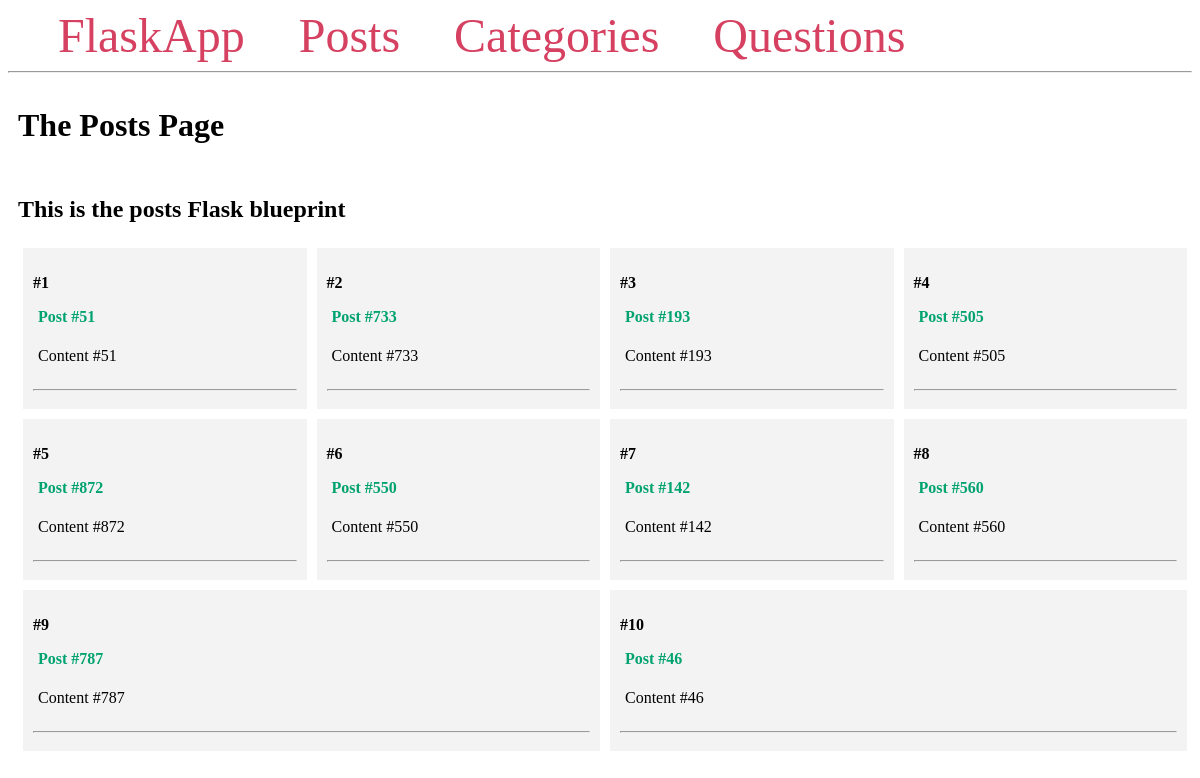
/posts/, run on the app's committed database.
### app/models/post.py (models this page shows, shortened)
class Post(db.Model):
    id = db.Column(db.Integer, primary_key=True)
    title = db.Column(db.String(150))
    content = db.Column(db.Text)

### app/posts/routes.py (the view)
@bp.route('/')
def index():
    posts = Post.query.all()
    return render_template('posts/index.html', posts=posts)

### app/templates/posts/index.html
{% extends 'base.html' %}
{% block content %}
    <span class="title"><h1>{% block title %} The Posts Page {% endblock %}</h1></span>
    <div class="content">
        <h2>This is the posts Flask blueprint</h2>
        {% for post in posts %}
            <div class="post">
                <p><b>#{{ post.id }}</b></p>
                <p class="title">
                    <b>
                        <a href="#">
                            {{ post.title }}
                        </a>
                    </b>
                </p>
                <div class="content">
                    <p>{{ post.content }}</p>
                </div>
                <hr>
            </div>
        {% endfor %}
    </div>
{% endblock %}

### app/templates/base.html (shortened to what this page needs)
<!DOCTYPE html>
<html lang="en">
<head>
</head>
<body>
    <nav>
        <a href="{{ url_for('main.index') }}">FlaskApp</a>
        <a href="{{ url_for('posts.index') }}">Posts</a>
        <a href="{{ url_for('posts.categories') }}">Categories</a>
        <a href="{{ url_for('questions.index') }}">Questions</a>
    </nav>
    <hr>
    <div class="content">
        {% block content %} {% endblock %}
    </div>
</body>
</html>

### app/templates/base.html (style rules this page uses)
h2 { width: 100%; }
.title { margin: 5px; width: 100%; }
.content { margin: 5px; width: 100%; display: flex; flex-direction: row; flex-wrap: wrap; }
.post { flex: 20%; padding: 10px; margin: 5px; background-color: #f3f3f3; inline-size: 100%; }
.title a { color: #00a36f; text-decoration: none; }
nav a { color: #d64161; font-size: 3em; margin-left: 50px; text-decoration: none; }

### data on the page
Post: id "1", title "Post #51", content "Content #51"
Post: id "2", title "Post #733", content "Content #733"
Post: id "3", title "Post #193", content "Content #193"
Post: id "4", title "Post #505", content "Content #505"
Post: id "5", title "Post #872", content "Content #872"
Post: id "6", title "Post #550", content "Content #550"
Post: id "7", title "Post #142", content "Content #142"
Post: id "8", title "Post #560", content "Content #560"
Post: id "9", title "Post #787", content "Content #787"
Post: id "10", title "Post #46", content "Content #46"
